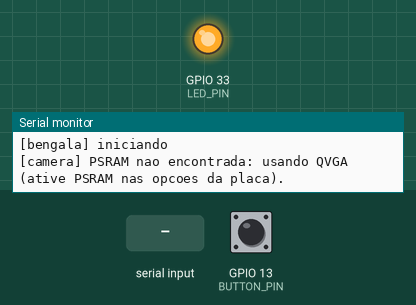
Recording of a sketch running on a simulated ESP32. On the bench: output pins drawn as LEDs (lit = HIGH), the last lines printed to the serial monitor. The test bench sets the inputs (shaded band); at power-on: GPIO 13 (BUTTON_PIN) HIGH. Nothing arrives over Bluetooth unless stated; the camera gives no picture. At 9.4 s the program restarts the board; the recording ends there.

Above: at 0.1 s.
At 1.5 s:
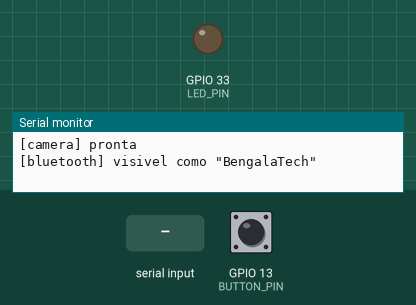
1.6 s: "esp32\n" received over the second serial link
3.1 s: GPIO 13 (BUTTON_PIN) pulled LOW for 0.15 s
4.7 s: "FOTO\n" received over the second serial link
6.2 s: "PING\n" received over the second serial link
7.7 s: GPIO 13 (BUTTON_PIN) pulled LOW for 1 s
Timing chart, 0 to 9.4 s (numbered marks = the images above; inputs shaded):
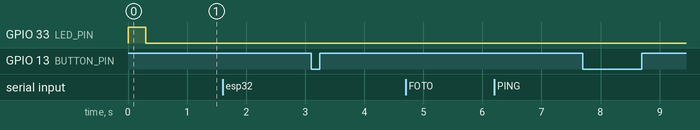

The sketch:

BengalaTech.ino
```cpp
/*
 * ACCESS — Firmware da Bengala Tech (ESP32-CAM AI-Thinker)
 * ---------------------------------------------------------------------------------------------
 * Escrito do zero para o aplicativo ACCESS v3.0. Fala o MESMO protocolo das versões anteriores:
 *
 *   celular -> bengala :  "FOTO\n"    captura e envia uma foto
 *                         "PING\n"    responde "PONG\n"
 *                         "STATUS\n"  responde "ESP32_OK\n"
 *   bengala -> celular :  "FOTO:<tamanho>\n" seguido de EXATAMENTE <tamanho> bytes JPEG
 *                         "ERRO_CAMERA\n"    se não conseguiu capturar
 *
 * Botão físico (opcional): ao apertar, a bengala captura e envia a foto sozinha, usando o mesmo
 * "FOTO:<tamanho>\n" + JPEG. O aplicativo já aceita esse envio sem ter pedido, então não existe
 * protocolo novo.
 *
 * REGRA DE OURO: nunca escreva texto de depuração em SerialBT. Qualquer byte extra no meio do
 * canal Bluetooth atrapalha o aplicativo. Os logs vão só para o Serial (USB).
 *
 * COMO COMPILAR (Arduino IDE)
 *   Placa ............ "AI Thinker ESP32-CAM"  (pacote "esp32" da Espressif)
 *   Partition Scheme . "Huge APP (3MB No OTA/1MB SPIFFS)"   <- obrigatório: Bluetooth + câmera é grande
 *   PSRAM ............ Enabled
 *   Nenhuma biblioteca extra: esp_camera e BluetoothSerial já vêm com o pacote da placa.
 *   Para gravar: ligue o GPIO0 ao GND, aperte RESET, grave, desligue o GPIO0 e aperte RESET de novo.
 *
 * LIGAÇÕES
 *   Botão físico ..... entre o GPIO13 e o GND (usa pull-up interno, não precisa de resistor)
 *   LED vermelho ..... é o LED da própria placa (GPIO33): aceso = celular conectado
 *   Alimentação ...... fonte de 5 V com pelo menos 1 A. Fonte fraca causa reinicializações,
 *                      imagem cortada e o erro "FB-OVF". Se puder, ponha um capacitor de
 *                      470 µF a 1000 µF entre 5V e GND, perto da placa.
 *
 * Este código foi escrito com base na documentação do pacote esp32 e na API esp_camera, mas ainda
 * NÃO foi testado em uma placa real. Teste primeiro com PING, depois com FOTO.
 */

#include "esp_camera.h"
#include "BluetoothSerial.h"
#include "soc/soc.h"
#include "soc/rtc_cntl_reg.h"

#if !defined(CONFIG_BT_ENABLED) || !defined(CONFIG_BLUEDROID_ENABLED)
#error "Bluetooth Classic nao esta habilitado. Use uma placa ESP32 (nao S2/S3/C3) e o pacote esp32 da Espressif."
#endif

// =============================== CONFIGURAÇÃO ================================================

#define DEVICE_NAME      "BengalaTech"   // O app procura exatamente este nome entre os pareados.

// Imagem. SVGA (800x600) é um bom equilíbrio: a IA enxerga bem e o envio leva ~1 s.
#define FRAME_SIZE       FRAMESIZE_SVGA
#define JPEG_QUALITY     12              // 10 = melhor qualidade, 63 = mais comprimido. Use 10 a 20.
#define XCLK_HZ          10000000        // 10 MHz é mais estável que 20 MHz (evita "FB-OVF").
#define DISCARD_FRAMES   1               // quadros descartados antes da foto (evita imagem velha)

// Orientação da câmera na bengala (troque para 1 se a imagem sair de cabeça para baixo/espelhada).
#define CAMERA_VFLIP     0
#define CAMERA_HMIRROR   0

// Lanterna (LED branco forte da placa, GPIO4). Ajuda no escuro, mas ofusca. 0 = desligada.
#define USE_FLASH        0

// Botão físico da bengala.
#define USE_BUTTON       1
#define BUTTON_PIN       13
#define BUTTON_COOLDOWN_MS 2500          // tempo mínimo entre fotos disparadas pelo botão

// Deixe 1 apenas se a placa reiniciar por "brownout" e você já tiver tentado melhorar a fonte.
#define DISABLE_BROWNOUT 0

// Envio Bluetooth.
#define CHUNK_SIZE       512             // bytes por escrita
#define SEND_STALL_MS    4000            // desiste se o celular parar de receber por tanto tempo

// ============================ PINOS DA AI-THINKER ============================================

#define PWDN_GPIO_NUM     32
#define RESET_GPIO_NUM    -1
#define XCLK_GPIO_NUM      0
#define SIOD_GPIO_NUM     26
#define SIOC_GPIO_NUM     27
#define Y9_GPIO_NUM       35
#define Y8_GPIO_NUM       34
#define Y7_GPIO_NUM       39
#define Y6_GPIO_NUM       36
#define Y5_GPIO_NUM       21
#define Y4_GPIO_NUM       19
#define Y3_GPIO_NUM       18
#define Y2_GPIO_NUM        5
#define VSYNC_GPIO_NUM    25
#define HREF_GPIO_NUM     23
#define PCLK_GPIO_NUM     22

#define FLASH_PIN          4
#define LED_PIN           33             // LED vermelho da placa (acende com LOW)

// =============================== ESTADO ======================================================

BluetoothSerial SerialBT;

static String   rxLine;
static bool     cameraReady = false;
static uint8_t  consecutiveFailures = 0;
static bool     ledOn = false;

#if USE_BUTTON
static bool     buttonDown = false;
static uint32_t buttonChangedAt = 0;
static uint32_t lastButtonPhotoAt = 0;
#endif

// =============================== CÂMERA ======================================================

static bool initCamera() {
  camera_config_t config = {};
  config.ledc_channel = LEDC_CHANNEL_0;
  config.ledc_timer   = LEDC_TIMER_0;
  config.pin_d0 = Y2_GPIO_NUM;
  config.pin_d1 = Y3_GPIO_NUM;
  config.pin_d2 = Y4_GPIO_NUM;
  config.pin_d3 = Y5_GPIO_NUM;
  config.pin_d4 = Y6_GPIO_NUM;
  config.pin_d5 = Y7_GPIO_NUM;
  config.pin_d6 = Y8_GPIO_NUM;
  config.pin_d7 = Y9_GPIO_NUM;
  config.pin_xclk = XCLK_GPIO_NUM;
  config.pin_pclk = PCLK_GPIO_NUM;
  config.pin_vsync = VSYNC_GPIO_NUM;
  config.pin_href = HREF_GPIO_NUM;
  config.pin_sscb_sda = SIOD_GPIO_NUM;
  config.pin_sscb_scl = SIOC_GPIO_NUM;
  config.pin_pwdn = PWDN_GPIO_NUM;
  config.pin_reset = RESET_GPIO_NUM;
  config.xclk_freq_hz = XCLK_HZ;
  config.pixel_format = PIXFORMAT_JPEG;
  config.frame_size = FRAME_SIZE;
  config.jpeg_quality = JPEG_QUALITY;

  if (psramFound()) {
    // Dois quadros em PSRAM: a câmera continua capturando enquanto o anterior é enviado,
    // e GRAB_LATEST sempre entrega o quadro mais recente. Isso evita o "FB-OVF".
    config.fb_count = 2;
    config.fb_location = CAMERA_FB_IN_PSRAM;
    config.grab_mode = CAMERA_GRAB_LATEST;
  } else {
    Serial.println("[camera] PSRAM nao encontrada: usando QVGA (ative PSRAM nas opcoes da placa).");
    config.frame_size = FRAMESIZE_QVGA;
    config.fb_count = 1;
    config.fb_location = CAMERA_FB_IN_DRAM;
    config.grab_mode = CAMERA_GRAB_WHEN_EMPTY;
  }

  esp_err_t err = esp_camera_init(&config);
  if (err != ESP_OK) {
    Serial.printf("[camera] falha ao iniciar: 0x%x\n", err);
    return false;
  }

  sensor_t *s = esp_camera_sensor_get();
  if (s != nullptr) {
    s->set_vflip(s, CAMERA_VFLIP);
    s->set_hmirror(s, CAMERA_HMIRROR);
    s->set_gain_ctrl(s, 1);       // ganho automático
    s->set_exposure_ctrl(s, 1);   // exposição automática
    s->set_awb_gain(s, 1);
    s->set_aec2(s, 1);            // melhora a exposição com pouca luz
    s->set_lenc(s, 1);            // corrige o escurecimento nas bordas da lente
  }
  Serial.println("[camera] pronta");
  return true;
}

static bool restartCamera() {
  esp_camera_deinit();
  delay(150);
  cameraReady = initCamera();
  return cameraReady;
}

static void setQuality(int quality) {
  sensor_t *s = esp_camera_sensor_get();
  if (s != nullptr) s->set_quality(s, quality);
}

static camera_fb_t *grabFrame() {
  for (uint8_t i = 0; i < DISCARD_FRAMES; i++) {
    camera_fb_t *old = esp_camera_fb_get();
    if (old != nullptr) esp_camera_fb_return(old);
  }
  return esp_camera_fb_get();
}

// Devolve o tamanho útil do JPEG (até o marcador final FF D9) ou 0 se o quadro não for um JPEG válido.
static size_t jpegLength(const camera_fb_t *fb) {
  if (fb == nullptr || fb->format != PIXFORMAT_JPEG || fb->len < 4) return 0;
  if (fb->buf[0] != 0xFF || fb->buf[1] != 0xD8) return 0;
  size_t from = fb->len > 16 ? fb->len - 16 : 2;
  for (size_t i = fb->len - 2; i >= from; i--) {
    if (fb->buf[i] == 0xFF && fb->buf[i + 1] == 0xD9) return i + 2;
  }
  return 0;
}

// =============================== BLUETOOTH ===================================================

static void sendLine(const char *text) {
  SerialBT.print(text);
  SerialBT.print('\n');
}

// Escreve tudo, em blocos, respeitando o que o Bluetooth aceitou de fato.
static bool writeAll(const uint8_t *data, size_t len) {
  size_t sent = 0;
  uint32_t lastProgress = millis();
  while (sent < len) {
    if (!SerialBT.hasClient()) return false;
    size_t remaining = len - sent;
    size_t chunk = remaining < CHUNK_SIZE ? remaining : CHUNK_SIZE;
    size_t written = SerialBT.write(data + sent, chunk);
    if (written > 0) {
      sent += written;
      lastProgress = millis();
    } else {
      if (millis() - lastProgress > SEND_STALL_MS) return false;
      delay(2);
    }
    yield();
  }
  return true;
}

// Captura uma foto e a envia no protocolo FOTO:<tamanho>\n + JPEG.
static void sendPhoto() {
  if (!SerialBT.hasClient()) return;

  camera_fb_t *fb = nullptr;
  size_t length = 0;

  if (!cameraReady && !restartCamera()) {
    sendLine("ERRO_CAMERA");
    return;
  }
  setQuality(JPEG_QUALITY);

  for (uint8_t attempt = 0; attempt < 3; attempt++) {
#if USE_FLASH
    digitalWrite(FLASH_PIN, HIGH);
    delay(80);
#endif
    fb = grabFrame();
#if USE_FLASH
    digitalWrite(FLASH_PIN, LOW);
#endif
    length = jpegLength(fb);
    if (length > 0) break;

    Serial.printf("[foto] tentativa %u falhou\n", attempt + 1);
    if (fb != nullptr) {
      esp_camera_fb_return(fb);
      fb = nullptr;
    }
    if (attempt == 0) {
      setQuality(JPEG_QUALITY + 6);   // comprime mais: quadros menores não estouram o buffer
    } else {
      restartCamera();                // última cartada: reinicia o driver da câmera
    }
    delay(60);
  }

  if (length == 0 || fb == nullptr) {
    sendLine("ERRO_CAMERA");
    consecutiveFailures++;
    Serial.printf("[foto] falhas seguidas: %u\n", consecutiveFailures);
    if (consecutiveFailures >= 3) {
      Serial.println("[foto] reiniciando a placa para recuperar a camera");
      delay(300);
      ESP.restart();
    }
    return;
  }

  char header[24];
  int headerLen = snprintf(header, sizeof(header), "FOTO:%u\n", (unsigned)length);
  bool ok = writeAll((const uint8_t *)header, (size_t)headerLen) && writeAll(fb->buf, length);
  esp_camera_fb_return(fb);

  if (ok) {
    SerialBT.flush();
    consecutiveFailures = 0;
    Serial.printf("[foto] enviada: %u bytes\n", (unsigned)length);
  } else {
    // O celular perdeu o fim da imagem: encerra o link para ele reconectar e sincronizar de novo.
    Serial.println("[foto] envio interrompido; desconectando para ressincronizar");
    SerialBT.disconnect();
  }
}

static void handleCommand(String command) {
  command.trim();
  command.toUpperCase();
  if (command.length() == 0) return;
  Serial.printf("[cmd] %s\n", command.c_str());

  if (command == "FOTO") {
    sendPhoto();
  } else if (command == "PING") {
    sendLine("PONG");
  } else if (command == "STATUS") {
    sendLine("ESP32_OK");
  }
  // Qualquer outro texto é ignorado de propósito.
}

static void readCommands() {
  while (SerialBT.available()) {
    int value = SerialBT.read();
    if (value < 0) break;
    char c = (char)value;
    if (c == '\n') {
      handleCommand(rxLine);
      rxLine = "";
    } else if (c != '\r' && rxLine.length() < 32) {
      rxLine += c;
    }
  }
}

// ============================== BOTÃO E LED ==================================================

static void handleButton() {
#if USE_BUTTON
  bool down = digitalRead(BUTTON_PIN) == LOW;
  uint32_t now = millis();
  if (down != buttonDown && now - buttonChangedAt > 40) {   // 40 ms de antirruído
    buttonDown = down;
    buttonChangedAt = now;
    if (down && SerialBT.hasClient() && now - lastButtonPhotoAt > BUTTON_COOLDOWN_MS) {
      Serial.println("[botao] foto");
      sendPhoto();
      lastButtonPhotoAt = millis();
    }
  }
#endif
}

static void updateLed() {
  bool connected = SerialBT.hasClient();
  if (connected != ledOn) {
    ledOn = connected;
    digitalWrite(LED_PIN, connected ? LOW : HIGH);   // LED da placa acende com LOW
  }
}

// ================================ ARDUINO ====================================================

void setup() {
#if DISABLE_BROWNOUT
  WRITE_PERI_REG(RTC_CNTL_BROWN_OUT_REG, 0);
#endif
  Serial.begin(115200);
  Serial.println();
  Serial.println("[bengala] iniciando");

  pinMode(LED_PIN, OUTPUT);
  digitalWrite(LED_PIN, HIGH);
#if USE_FLASH
  pinMode(FLASH_PIN, OUTPUT);
  digitalWrite(FLASH_PIN, LOW);
#endif
#if USE_BUTTON
  pinMode(BUTTON_PIN, INPUT_PULLUP);
#endif

  rxLine.reserve(32);
  cameraReady = initCamera();   // se falhar, o app recebe ERRO_CAMERA e a placa tenta de novo no próximo pedido

  SerialBT.begin(DEVICE_NAME);
  Serial.printf("[bluetooth] visivel como \"%s\"\n", DEVICE_NAME);
}

void loop() {
  readCommands();
  handleButton();
  updateLed();
  delay(5);
}
```
